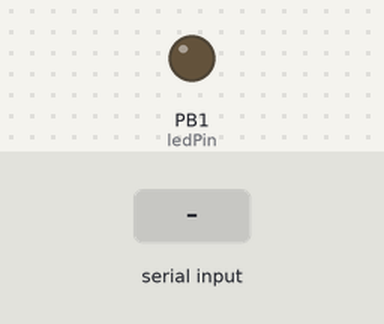
Recording of a sketch running on a simulated ATtiny85, built with avr-gcc and run on an emulated ATtiny85. On the bench: output pins drawn as LEDs (lit = HIGH). Inputs (shaded band) come from the test bench.

Above: at 3.2 s.
3.3 s: "1" received over the second serial link
At 4.5 s:
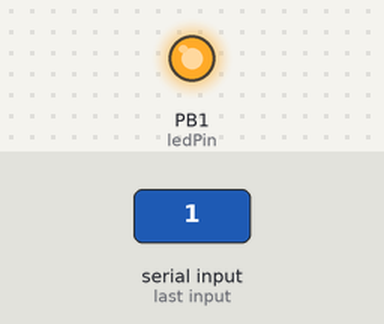
4.8 s: "0" received over the second serial link
At 5.8 s:
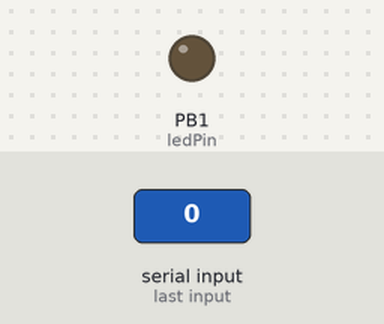
Timing chart, 0 to 7.8 s (numbered marks = the images above; inputs shaded):
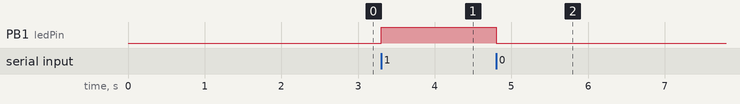

The sketch:

SerialIODDP.ino
```cpp
// PROJECT  :SerialIODDP
// PURPOSE  :(Software) Serial Input and Output on the DDP: Blink command toggle
// COURSE   :ICS4U
// AUTHOR   :C. D'Arcy
// DATE     :2020 03 09
// MCU      :84 (for the DDP)
// STATUS   :So Working :)
// REFERENCE:https://www.instructables.com/id/ATtiny8485-In-circuit-Debugging-Using-Serial-Outpu/
// PHOTO    :https://mail.rsgc.on.ca/~cdarcy/DDPJoyStickSerialFull.jpg
//************************************************************************
#include <SoftwareSerial.h>    // Arduino SoftwareSerial class
// Pins used are device specific (84/85)
#if defined(__AVR_ATtiny84__) || defined(__AVR_ATtiny84A__)
#define ledPin  0               // Toggle to turn connected Led on/off
#define rxPin   9               // Green Pin B1 used for Serial receive
#define txPin   10              // White Pin B0 used for Serial transmit
#elif defined(__AVR_ATtiny85__)
#define ledPin  1
#define rxPin   4
#define txPin   3
#else
#error Only ATtiny84 and ATtiny85 are Supported by this Project
#endif
// Create an instance of the Software Serial class specifying which device
// pins are to be used for receive and transmit
SoftwareSerial mySerial(rxPin, txPin);
void setup() {
  mySerial.begin(9600);       // Start serial processing
  delay(2000);                // Give Serial class time to complete initialization.
  // otherwise, 1st output likely missing or garbled
  pinMode(ledPin, OUTPUT);    // Configure led pin for OUTPUT
  mySerial.println("SETUP Complete - SoftwareSerial Example\n");
}
//------------------------------------------------------------------------
// Toggle the led; document HIGH/LOW with serial output messages
//------------------------------------------------------------------------
void loop() {
  //Issue a prompt...
  mySerial.println("Enter a 0 (Off) or 1 (On)...");
  while (!mySerial.available());
  char choice = mySerial.read();
  digitalWrite(ledPin, choice & 1);
  while (mySerial.available())    //clear input buffer...
    mySerial.read();
}
```

Measured:
- after the input at 3.3 s, PB1 (ledPin): LOW → HIGH at once
- after the input at 4.8 s, PB1 (ledPin): HIGH → LOW at once
